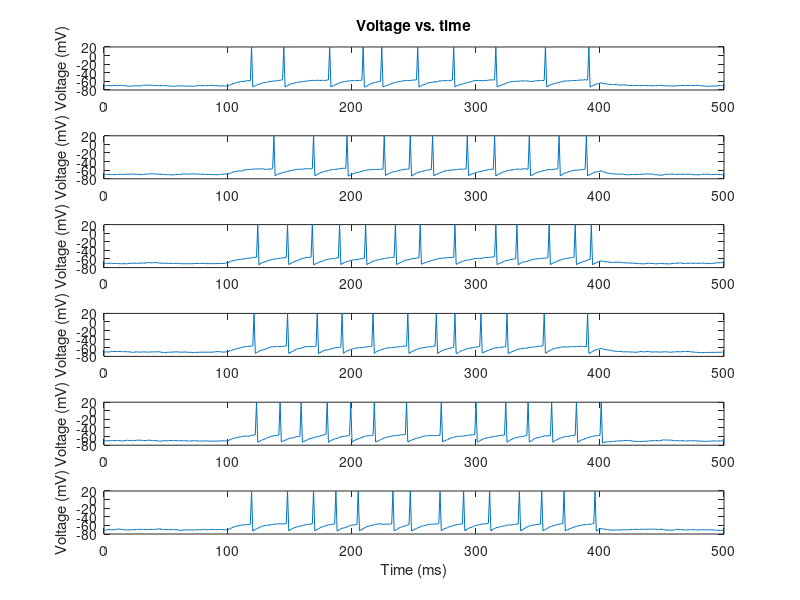

MATLAB code to generate this figure: (Note: this script raises an error after producing the figure.)
%% Simulation

%%%DEFINE PARAMETERS
dt=1; %time step ms
t_end=500; %total run time ms
t_StimStart=100; %time to start injecting current
t_StimEnd=400; %time to end injecting current
V_th=-55; %spike threshold [mV]
E_L=-70; %resting membrane potential [mV]
V_reset=-75; %value to reset voltage to after a spike [mV]
V_spike=20; %value to draw a spike to, when cell spikes
tau=10; %membrane time constant [ms]
R_m=10; %membrane resistance [MOhm]

%%%DEFINE INITIAL VALUES AND VECTORS TO HOLD RESULTS
t_vect=0:dt:t_end; 
V_vect=zeros(1,length(t_vect));
V_plot_vect=zeros(1,length(t_vect));

%INTEGRATE THE EQUATION tau*dV/dt = -V + E_L + I_e*R_m
PlotNum=0;
I_Stim_vect=1.39:0.04:1.59; %magnitudes of pulse of injected current [nA]
spTrain=zeros(t_end,length(I_Stim_vect));

for I_Stim=I_Stim_vect; %loop over different I_Stim values
    PlotNum=PlotNum+1;
    i=1; %index denoting which element of V is being assigned
        
    V_vect(i)=E_L; %first element of V, i.e. value of V at t=0
    V_plot_vect(i)=V_vect(i); %if no spike, then just plot the actual voltage V
    I_e_vect=zeros(1,t_StimStart/dt); %portion of I_e_vect from t=0 to t_StimStart
    I_e_vect=[I_e_vect I_Stim*ones(1,1+((t_StimEnd-t_StimStart)/dt))];
    I_e_vect=[I_e_vect zeros(1,(t_end-t_StimEnd)/dt)];
    I_e_vect=awgn(I_e_vect,10,'measured');
    I_e_vect_mat(:,PlotNum)=I_e_vect;
    
    NumSpikes=0; %holds number of spikes that have occurred
    
    tao=exprnd(1);
    lambda(i)=log(exp(V_vect(i)-V_th)+1);
    
    for t=dt:dt:t_end %loop through values of t in steps of df ms        
        %V_inf = E_L + I_e_vect(i)*R_m;
        %V_vect(i+1) = V_inf + (V_vect(i)-V_inf)*exp(-dt/tau);
        
        V_vect(i+1) = V_vect(i) + (E_L-V_vect(i) + I_e_vect(i)*R_m)/tau; %Euler's method
        
        
        %if statement below says what to do if voltage crosses threshold
        if sum(lambda)>tao %cell spiked
            
            V_vect(i+1)=V_reset; %set voltage back to V_reset
            V_plot_vect(i+1)=V_spike; %set vector that will be plotted to show a spike here
            NumSpikes=NumSpikes+1; %add 1 to the total spike count
            spTrain(t,PlotNum)=1;
            
            tao=exprnd(1);
            lambda(1:i)=0;
            lambda(i+1)=log(exp(V_vect(i+1)-V_th)+1);
        else %voltage didn't cross threshold so cell does not spike
            V_plot_vect(i+1)=V_vect(i+1); %plot actual voltage
            lambda(i+1)=log(exp(V_vect(i+1)-V_th)+1);
        end
        i=i+1; %add 1 to index,corresponding to moving forward 1 time step
    end    
    
    
    %MAKE PLOTS
    figure(2)
    subplot(length(I_Stim_vect),1,PlotNum)
    plot(t_vect,V_plot_vect);
    if (PlotNum==1)
        title('Voltage vs. time');
    end
    if (PlotNum==length(I_Stim_vect))
        xlabel('Time (ms)');
    end
    ylabel('Voltage (mV)');
    
    clear lambda
    V_vect=zeros(1,length(t_vect));
end


%%
k=R_m/tau;g=1/tau;

I_e=I_e_vect_mat(1:end-1,:);trainM=spTrain;

[expg_Vreset,expg_EL,expg_k]=gconv(I_e,trainM,g); %temporally convolve paramters with g upto spike time

figure;
plot(t_vect(2:end),V_reset.*expg_Vreset(:,end) +E_L.*expg_EL(:,end) + k.*expg_k(:,end),'r.');
set(gca,'FontSize',16);
xlabel('Time (ms)');ylabel('Voltage (mV)');
hold on
plot(t_vect(2:end),V_vect(2:end),'b.');
plot([0 t_end],[V_th V_th],'k');
hold off
xlim([0 t_end]);
legend('Fitted V(t)','True V(t)');

%%
link = @(mu) log(exp(mu)-1);  %link = @(mu) mu + log(1-exp(-mu));
derlink = @(mu) exp(mu)./(exp(mu)-1);
invlink = @(resp) log(1 + exp(resp));
F = {link, derlink, invlink};

[betahat_conv,~,stats_conv]=glmfit([expg_Vreset(:) expg_k(:)],trainM(:),'Poisson','link',F);

[betahat_conv(1) E_L-V_th;betahat_conv(2) V_reset-E_L;betahat_conv(3) k]
